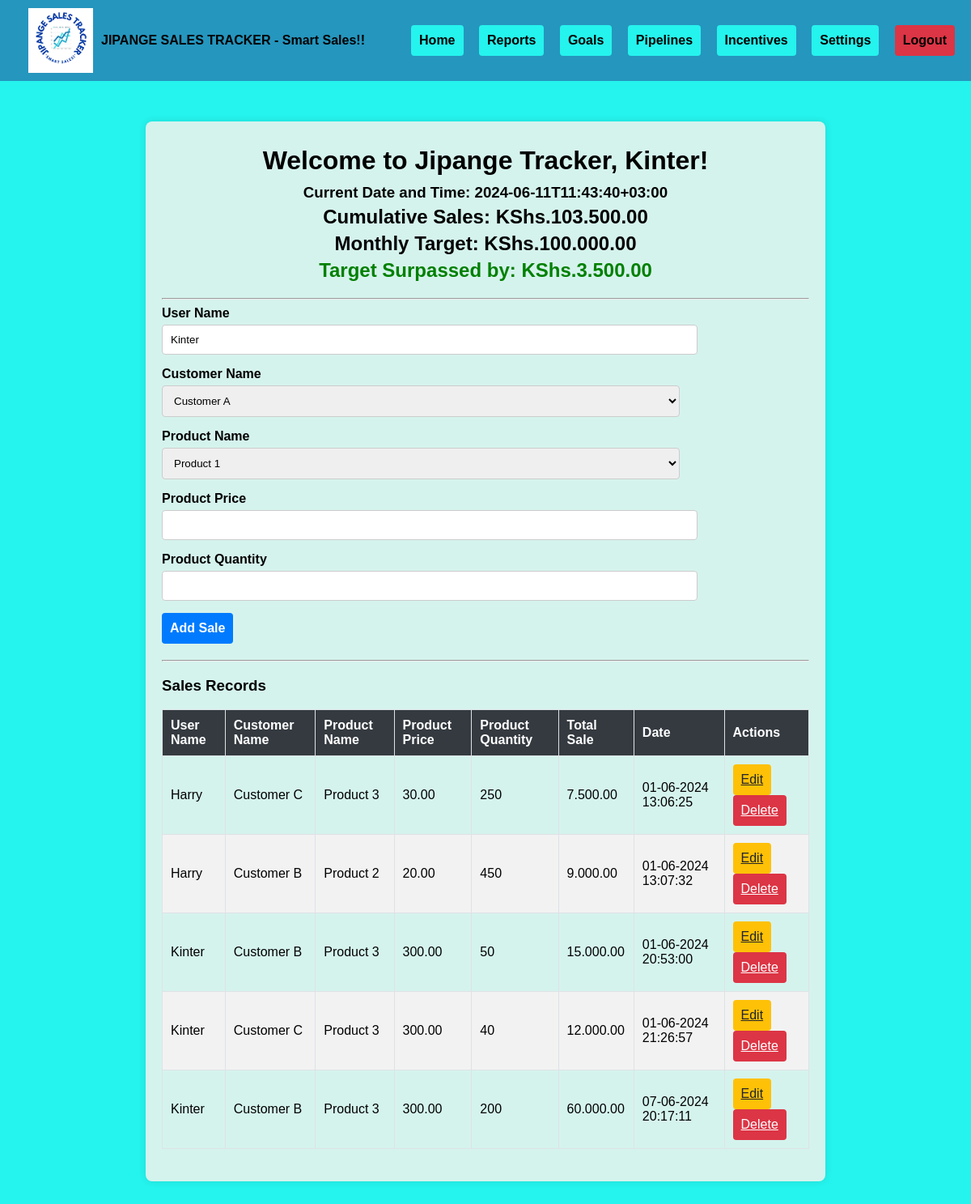
Page / (signed in) on the earlier database version.
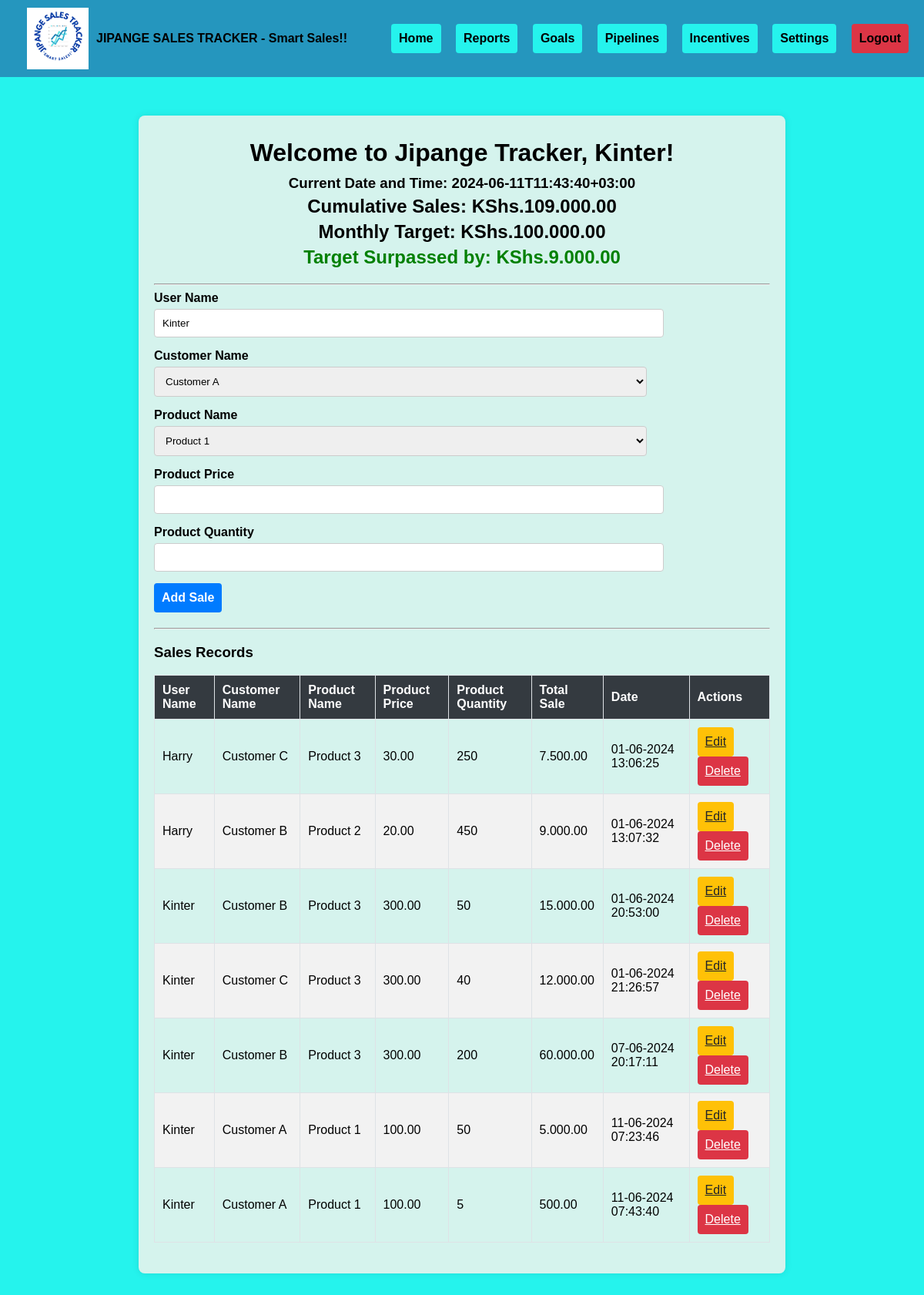
Same page on the later database version.
### app.py (models this page shows, shortened)
class User(db.Model, UserMixin):
    id = db.Column(db.Integer, primary_key=True)
    username = db.Column(db.String(80), unique=True, nullable=False)
    password = db.Column(db.String(120), nullable=False)

class Sale(db.Model):
    id = db.Column(db.Integer, primary_key=True)
    user_name = db.Column(db.String(80), nullable=False)
    customer_name = db.Column(db.String(80), nullable=False)
    product_name = db.Column(db.String(80), nullable=False)
    product_price = db.Column(db.Float, nullable=False)
    product_quantity = db.Column(db.Integer, nullable=False)
    total_sale = db.Column(db.Float, nullable=False)
    date = db.Column(db.DateTime, default=datetime.utcnow)  # Use UTC time

### app.py (the view)
@app.route('/')
@login_required
def index():
    sales = Sale.query.all()
    cumulative_sales = sum(sale.total_sale for sale in sales)
    monthly_target = 100000.0
    target_balance = monthly_target - cumulative_sales
    target_balance2 = cumulative_sales - monthly_target
    formatted_target_balance = format_currency(target_balance) if target_balance > 0 else None
    formatted_target_balance2 = format_currency(target_balance2) if target_balance <= 0 else None
    customers = ['Customer A', 'Customer B', 'Customer C']
    products = [
        {'name': 'Product 1', 'price': 100},
        {'name': 'Product 2', 'price': 200},
        {'name': 'Product 3', 'price': 300}
    ]
    current_local_time = get_local_time()
    return render_template('index.html',
                           sales=sales,
                           formatted_cumulative_sales=format_currency(cumulative_sales),
                           formatted_monthly_target=format_currency(monthly_target),
                           formatted_target_balance=formatted_target_balance,
                           formatted_target_balance2=formatted_target_balance2,
                           customers=customers,
                           products=products,
                           target_balance=target_balance,
                           format_currency=format_currency,
                           current_local_time=current_local_time)

### app.py (called while the page is built)
def format_currency(value):
    return f"{value:,.2f}".replace(",", ".")

def get_local_time():
    utc_now = datetime.utcnow().replace(tzinfo=pytz.utc)
    local_now = utc_now.astimezone(local_tz)
    return local_now.isoformat()

@login_manager.user_loader
def load_user(user_id):
    return User.query.get(int(user_id))

### templates/index.html (shortened to what this page needs)
<!DOCTYPE html>
<html lang="en">
<head>
    <link rel="stylesheet" href="{{ url_for('static', filename='styles.css') }}">
</head>
<body>
    <nav class="navbar">
        <a class="navbar-brand" href="#"><img src="{{ url_for('static', filename='logo.png') }}" alt="Logo" class="logo">JIPANGE SALES TRACKER - Smart Sales!!</a>
        <div class="navbar-links">
            <a href="/" class="btn btn-navbar-links">Home</a>
            <a href="#" class="btn btn-navbar-links">Reports</a>
            <a href="#" class="btn btn-navbar-links">Goals</a>
            <a href="#" class="btn btn-navbar-links">Pipelines</a>
            <a href="#" class="btn btn-navbar-links">Incentives</a>
            <a href="#" class="btn btn-navbar-links">Settings</a>
            <a href="{{ url_for('logout') }}" class="btn btn-danger">Logout</a>
        </div>
    </nav>
    <div class="container">
        <header>
            <h1>Welcome to Jipange Tracker, {{ current_user.username }}!</h1>
            <h3>Current Date and Time: {{ current_local_time }}</h3>
            <h2>Cumulative Sales: KShs.{{ formatted_cumulative_sales }}</h2>
            <h2>Monthly Target: KShs.{{ formatted_monthly_target }}</h2>
            {% if target_balance > 0 %}
                <h2 style="color: red;">Target Balance: KShs.{{ formatted_target_balance }}</h2>
            {% else %}
                <h2 style="color: green;">Target Surpassed by: KShs.{{ (formatted_target_balance2) }}</h2>
            {% endif %}
        </header>
        <hr>
        <form method="POST" action="{{ url_for('add_sale') }}">
            <div class="form-group">
                <label for="userName">User Name</label>
                <input type="text" class="form-control" id="userName" name="userName" value="{{ current_user.username }}" readonly>
            </div>
            <div class="form-group">
                <label for="customerName">Customer Name</label>
                <select class="form-control" id="customerName" name="customerName" required>
                    {% for customer in customers %}
                    <option value="{{ customer }}">{{ customer }}</option>
                    {% endfor %}
                </select>
            </div>
            <div class="form-group">
                <label for="productName">Product Name</label>
                <select class="form-control" id="productName" name="productName" required>
                    {% for product in products %}
                    <option value="{{ product.name }}" data-price="{{ product.price }}">{{ product.name }}</option>
                    {% endfor %}
                </select>
            </div>
            <div class="form-group">
                <label for="productPrice">Product Price</label>
                <input type="number" class="form-control" id="productPrice" name="productPrice" step="0.01" required readonly>
            </div>
            <div class="form-group">
                <label for="productQuantity">Product Quantity</label>
                <input type="number" class="form-control" id="productQuantity" name="productQuantity" required>
            </div>
            <button type="submit" class="btn btn-primary">Add Sale</button>
        </form>
        <hr>
        <h3>Sales Records</h3>
        <table class="table">
            <thead>
                <tr>
                    <th>User Name</th>
                    <th>Customer Name</th>
                    <th>Product Name</th>
                    <th>Product Price</th>
                    <th>Product Quantity</th>
                    <th>Total Sale</th>
                    <th>Date</th>
                    <th>Actions</th>
                </tr>
            </thead>
            <tbody>
                {% for sale in sales %}
                <tr>
                    <td>{{ sale.user_name }}</td>
                    <td>{{ sale.customer_name }}</td>
                    <td>{{ sale.product_name }}</td>
                    <td>{{ format_currency(sale.product_price) }}</td>
                    <td>{{ sale.product_quantity }}</td>
                    <td>{{ format_currency(sale.total_sale) }}</td>
                    <td>{{ sale.date.strftime('%d-%m-%Y %H:%M:%S') }}</td>
                    <td>
                        <a href="{{ url_for('edit_sale', id=sale.id) }}" class="btn btn-warning btn-sm">Edit</a>
                        <a href="{{ url_for('delete_sale', id=sale.id) }}" class="btn btn-danger btn-sm">Delete</a>
                    </td>
                </tr>
                {% endfor %}
            </tbody>
        </table>
    </div>
</body>
</html>

### static/styles.css (style rules this page uses)
body { font-family: Verdana, sans-serif; background-color: rgb(37, 243, 237); margin: 0; padding: 0; }
.container { max-width: 800px; margin: 50px auto; padding: 20px; background-color: rgb(213, 243, 237); box-shadow: 0 0 10px rgba(0, 0, 0, 0.1); border-radius: 8px; }
.navbar { display: flex; justify-content: space-between; align-items: center; background-color: rgb(37, 150, 190); padding: 10px 20px; color: rgb(255, 255, 255); font-weight: bold; }
.navbar a { color: rgb(0, 0, 0); text-decoration: none; margin-left: 15px; }
.navbar-brand { display: flex; align-items: center; }
.navbar-brand .logo { height: 80px; margin-right: 10px; }
.btn-navbar-links { display: inline-block; background-color: rgb(37, 243, 237); color: rgb(12, 1, 1); padding: 10px 10px; font-size: 1rem; border: none; border-radius: 4px; cursor: pointer; text-align: center; }
header { text-align: center; margin-bottom: 20px; }
header h1 { margin: 10px 0; }
header h2, header h3 { margin: 5px 0; }
form { margin-bottom: 20px; }
.form-group { margin-bottom: 15px; }
.form-group label { display: block; margin-bottom: 5px; font-weight: bold; }
.form-control { width: 80%; padding: 10px; border: 1px solid #ccc; border-radius: 4px; }
.btn { display: inline-block; padding: 10px 10px; font-size: 1rem; border: none; border-radius: 4px; cursor: pointer; text-align: center; }
.btn-primary { background-color: #007bff; font-weight: bold; color: #fff; }
.btn-danger { background-color: #dc3545; color: #fff; }
.btn-warning { background-color: #ffc107; color: #212529; }
table { width: 100%; border-collapse: collapse; margin-bottom: 20px; }
table th, table td { padding: 10px; border: 1px solid #dee2e6; text-align: left; }
table th { background-color: #343a40; color: #fff; }
table tr:nth-child(even) { background-color: #f2f2f2; }

Differences in the rows shown:
added Sale: user_name "Kinter", customer_name "Customer A", product_name "Product 1", product_price "100.00", product_quantity "50", total_sale "5.000.00", date "11-06-2024 07:23:46"
added Sale: user_name "Kinter", customer_name "Customer A", product_name "Product 1", product_price "100.00", product_quantity "5", total_sale "500.00", date "11-06-2024 07:43:40"
Other differences:
{{ (formatted_target_balance2) }}: "3.500.00" → "9.000.00"
text no longer shown: "103.500.00"
text now shown: "109.000.00"
